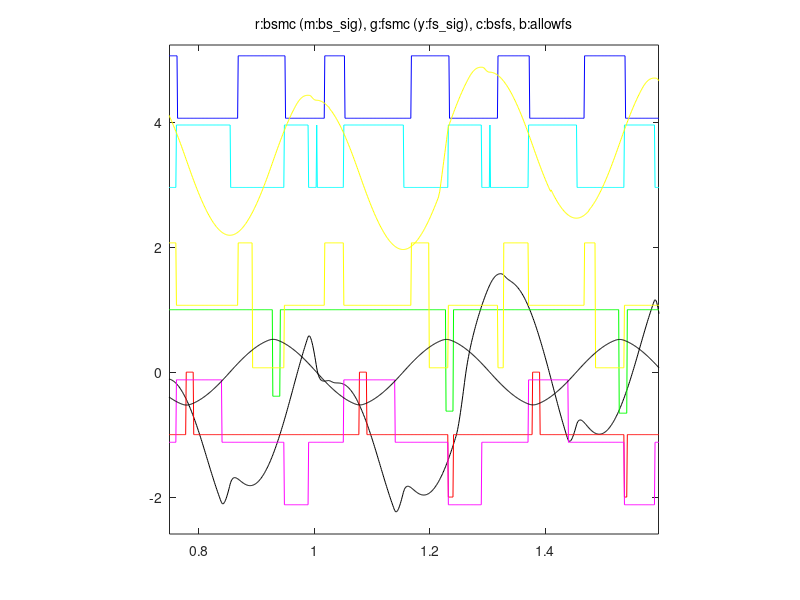

Recreate this plot in MATLAB.
function fig = bsfs_sigs()
% This is the machine-generated representation of a Handle Graphics object
% and its children.  Note that handle values may change when these objects
% are re-created. This may cause problems with any callbacks written to
% depend on the value of the handle at the time the object was saved.
%
% To reopen this object, just type the name of the M-file at the MATLAB
% prompt. The M-file and its associated MAT-file must be on your path.

load bsfs_sigs

h0 = figure('Name','bsfs_sigs.m (saved)', ...
	'Position',[224 114 560 420], ...
	'Tag','hotWind', ...
	'UserData',mat0);
h1 = axes('Parent',h0, ...
	'Box','on', ...
	'CameraUpVector',[0 1 0], ...
	'ColorOrder',mat1, ...
	'NextPlot','add', ...
	'Position',[0.13 0.11 0.7749999999999999 0.8149999999999999], ...
	'UserData',mat2, ...
	'XLim',[0.749 1.596], ...
	'XLimMode','manual', ...
	'YLim',[-2.591262713810965 5.238074489094368], ...
	'YLimMode','manual');
h2 = line('Parent',h1, ...
	'ButtonDownFcn','draggy(''tggl'')', ...
	'Tag','6929.00061035156', ...
	'XData',mat3, ...
	'YData',mat4);
h2 = line('Parent',h1, ...
	'ButtonDownFcn','draggy(''tggl'')', ...
	'Color',[1 0 0], ...
	'Tag','6931.00048828125', ...
	'XData',mat5, ...
	'YData',mat6);
h2 = line('Parent',h1, ...
	'ButtonDownFcn','draggy(''tggl'')', ...
	'Color',[0 1 0], ...
	'Tag','6932.00036621094', ...
	'XData',mat7, ...
	'YData',mat8);
h2 = line('Parent',h1, ...
	'ButtonDownFcn','draggy(''tggl'')', ...
	'Color',[0 1 1], ...
	'Tag','6933.00036621094', ...
	'XData',mat9, ...
	'YData',mat10);
h2 = text('Parent',h1, ...
	'HandleVisibility','off', ...
	'HorizontalAlignment','center', ...
	'Position',mat11, ...
	'UserData',0.001, ...
	'VerticalAlignment','cap');
set(get(h2,'Parent'),'XLabel',h2);
h2 = text('Parent',h1, ...
	'HandleVisibility','off', ...
	'HorizontalAlignment','center', ...
	'Position',mat12, ...
	'Rotation',90, ...
	'VerticalAlignment','baseline');
set(get(h2,'Parent'),'YLabel',h2);
h2 = text('Parent',h1, ...
	'HandleVisibility','off', ...
	'HorizontalAlignment','right', ...
	'Position',[0.6062032332563511 5.926872483484866 17.32050807568877], ...
	'Visible','off');
set(get(h2,'Parent'),'ZLabel',h2);
h2 = text('Parent',h1, ...
	'HandleVisibility','off', ...
	'HorizontalAlignment','center', ...
	'Position',mat13, ...
	'String','r:bsmc (m:bs\_sig), g:fsmc (y:fs\_sig), c:bsfs, b:allowfs', ...
	'VerticalAlignment','bottom');
set(get(h2,'Parent'),'Title',h2);
h2 = line('Parent',h1, ...
	'ButtonDownFcn','draggy(''tggl'')', ...
	'Color',[1 0 1], ...
	'Tag','6956.00036621094', ...
	'XData',mat14, ...
	'YData',mat15);
h2 = line('Parent',h1, ...
	'ButtonDownFcn','draggy(''tggl'')', ...
	'Color',[1 1 0], ...
	'Tag','6957.00024414062', ...
	'XData',mat16, ...
	'YData',mat17);
h2 = line('Parent',h1, ...
	'ButtonDownFcn','draggy(''down'')', ...
	'Color',[0 0 1], ...
	'Tag','6962.00036621094', ...
	'UserData','dragThis', ...
	'XData',mat18, ...
	'YData',mat19);
h2 = line('Parent',h1, ...
	'ButtonDownFcn','draggy(''tggl'')', ...
	'Color',[1 1 0], ...
	'Tag','6936.00061035156', ...
	'XData',mat20, ...
	'YData',mat21);
h2 = line('Parent',h1, ...
	'ButtonDownFcn','draggy(''tggl'')', ...
	'Tag','6937.00085449219', ...
	'XData',mat22, ...
	'YData',mat23);
if nargout > 0, fig = h0; end
